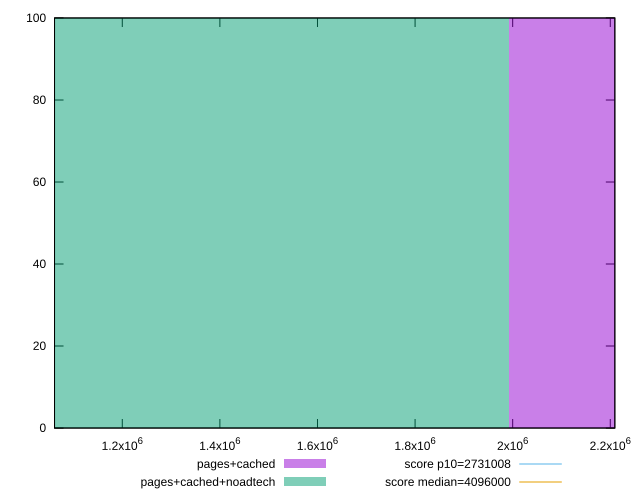

gnuplot code for this plot:
reset

$pagesCached <<EOF
2657033.843162183 100
EOF

$pagesCachedNoadtech <<EOF
1328516.9215810916 100
EOF

set key outside below
set boxwidth 1328516.9215810916
set xrange [1061168:2209308]
set yrange [0:100]
set trange [0:100]
set style fill transparent solid 0.5 noborder

set parametric
set terminal svg size 640, 500 enhanced background rgb 'white'
set output "report_00015_2021-02-09T16-11-33.973Z/total-byte-weight/comparison/histogram/1_vs_2.svg"

plot $pagesCached title "pages+cached" with boxes, \
     $pagesCachedNoadtech title "pages+cached+noadtech" with boxes, \
     2731008,t title "score p10=2731008", \
     4096000,t title "score median=4096000"

reset
